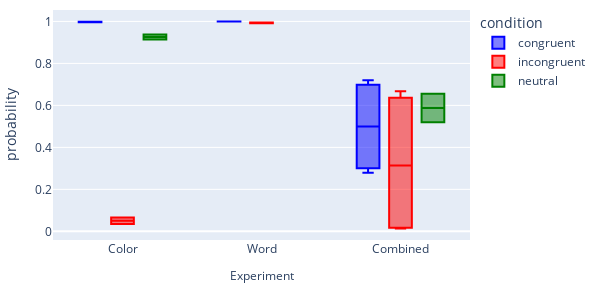

The notebook cell this image was saved under:
### Code cell
df['experiment_str'] = df['experiment'].map({"color_only": "Color", "meaning_only": "Word", "combined": "Combined"})
fig = px.box(df[df['correct']], 
       y='probability', 
       color='condition',
       color_discrete_map={'congruent':'blue', "incongruent": 'red', "neutral": 'green'},
       x='experiment_str',
       category_orders={'correct':[False, True], 
                        'experiment_str': ['Color','Word', 'Combined'],
                        'condition': ['congruent','incongruent', 'neutral']
                        },
       width=600, height=300, 
       )
fig.for_each_annotation(lambda a: a.update(text=a.text.split("=")[-1]))
fig.update_xaxes(title='')
fig.add_annotation(x=0.5, y=-0.2, text="Experiment", showarrow=False, xref="paper", yref="paper")
#fig.add_annotation(x=0.5, y=1.3, text="Experiment", showarrow=False, xref="paper", yref="paper")
# make the figure tight:
fig.update_layout(margin=dict(l=50, r=50, t=10, b=60))

fig.show()

fig.write_image(f'../results/figures/probability_conditioned.png', scale=3)

### Figure 1 — Plotly figure (JSON) as saved in the notebook; plotly's stock layout.template omitted (floating-point values rounded to 4 significant figures)
{"data": [{"alignmentgroup": "True", "hovertemplate": "condition=congruent<br>experiment_str=%{x}<br>probability=%{y}<extra></extra>", "legendgroup": "congruent", "marker": {"color": "blue"}, "name": "congruent", "notched": false, "offsetgroup": "congruent", "orientation": "v", "showlegend": true, "type": "box", "x": ["Word", "Color", "Combined", "Combined", "Word", "Color", "Combined", "Combined"], "x0": " ", "xaxis": "x", "y": [0.9996, 0.9964, 0.7198, 0.2789, 0.9997, 0.9986, 0.6777, 0.3216], "y0": " ", "yaxis": "y"}, {"alignmentgroup": "True", "hovertemplate": "condition=incongruent<br>experiment_str=%{x}<br>probability=%{y}<extra></extra>", "legendgroup": "incongruent", "marker": {"color": "red"}, "name": "incongruent", "notched": false, "offsetgroup": "incongruent", "orientation": "v", "showlegend": true, "type": "box", "x": ["Word", "Color", "Combined", "Combined", "Word", "Color", "Combined", "Combined"], "x0": " ", "xaxis": "x", "y": [0.9951, 0.06605, 0.668, 0.02171, 0.9918, 0.03477, 0.605, 0.01356], "y0": " ", "yaxis": "y"}, {"alignmentgroup": "True", "hovertemplate": "condition=neutral<br>experiment_str=%{x}<br>probability=%{y}<extra></extra>", "legendgroup": "neutral", "marker": {"color": "green"}, "name": "neutral", "notched": false, "offsetgroup": "neutral", "orientation": "v", "showlegend": true, "type": "box", "x": ["Color", "Combined", "Color", "Combined"], "x0": " ", "xaxis": "x", "y": [0.914, 0.6559, 0.9381, 0.5194], "y0": " ", "yaxis": "y"}], "layout": {"annotations": [{"showarrow": false, "text": "Experiment", "x": 0.5, "xref": "paper", "y": -0.2, "yref": "paper"}], "boxmode": "group", "height": 300, "legend": {"title": {"text": "condition"}, "tracegroupgap": 0}, "margin": {"b": 60, "l": 50, "r": 50, "t": 10}, "width": 600, "xaxis": {"anchor": "y", "categoryarray": ["Color", "Word", "Combined"], "categoryorder": "array", "domain": [0, 1], "title": {"text": ""}}, "yaxis": {"anchor": "x", "domain": [0, 1], "title": {"text": "probability"}}}}
